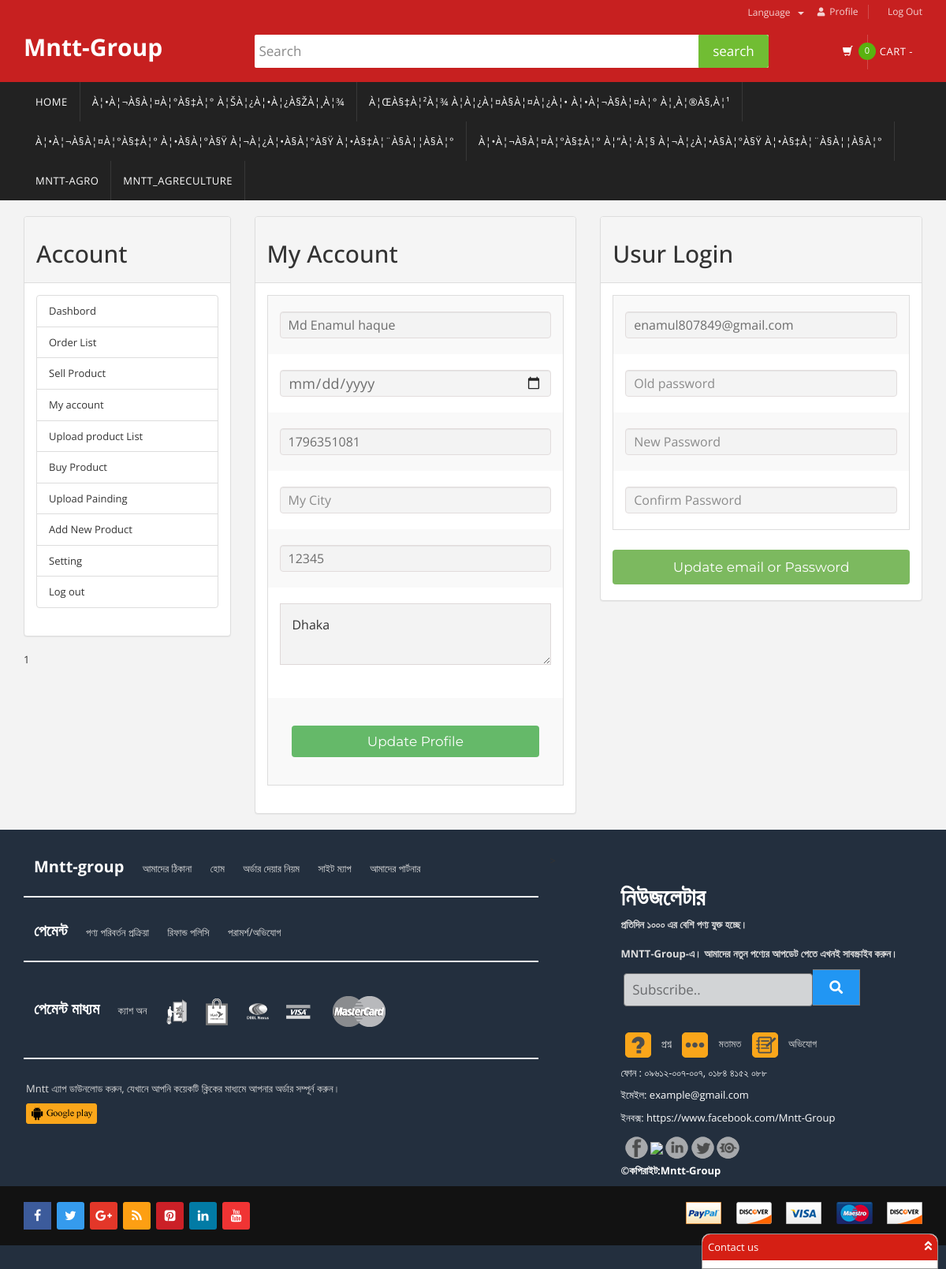
Page /seeting.php (signed in) on the committed database.
### tables this page shows
CREATE TABLE `category` (
  `id` int(11) NOT NULL,
  `categorys` varchar(255) NOT NULL,
  `cat_icon` varchar(255) NOT NULL
);

CREATE TABLE `usur_info` (
  `u_id` int(11) NOT NULL,
  `a_type` varchar(255) NOT NULL,
  `u_name` varchar(255) NOT NULL,
  `d_birth` date NOT NULL,
  `gender` varchar(255) NOT NULL,
  `job_position` varchar(255) NOT NULL,
  `m_number` int(11) NOT NULL,
  `address` text NOT NULL,
  `zip_code` int(11) DEFAULT NULL,
  `city` varchar(255) DEFAULT NULL,
  `email` varchar(255) NOT NULL,
  `password` varchar(255) NOT NULL,
  `block` int(11) NOT NULL DEFAULT '0',
  `com_name` varchar(255) NOT NULL,
  `com_reg_no` varchar(255) NOT NULL,
  `com_fax_no` varchar(255) NOT NULL,
  `join_date` date NOT NULL
);

### lib/Database.php (called while the page is built, shortened)
<?php
Class Database{
	public $link;
	private function connectDB(){
	$this->link = new mysqli('localhost','root','','ntt_group');
 }
	public function select($query){
		$result = $this->link->query($query) or die($this->link->error.__LINE__);
		if($result->num_rows > 0){
			return $result;
		} else {
			return false;
		}
	}
}

### seeting.php (the view, shortened to what this page needs)
<!DOCTYPE html>
<html lang="en">
  <head>
   <?php include 'inc/link.php'?>
  </head>
  <body class="cnt-home">
    <header class="header-style-1">
      <?php include 'inc/search.php'?>
      <?php include 'inc/nav.php'?>
    </header>
    <div class="body-content outer-top-xs" id="top-banner-and-menu">
      <div class="container">
        <div class="row">
        <div class="col-xs-12 col-sm-12 col-md-3 sidebar">
          <?php echo include 'inc/dashbord_sideber.php';?>
        </div>
        <div class="col-xs-12 col-sm-12 col-md-9 homebanner-holder">
<?php
    $u_id=$_SESSION['usur_id'];
    $select_usur_data="SELECT * from usur_info where u_id='$u_id'";
    if($con_select_usur=$db->select($select_usur_data)){
      while($result_usur_info=$con_select_usur->fetch_assoc()){
 ?>
          <div class="row">
            <div class="col-md-6">
              <div class="panel panel-default">
              <div class="panel-heading"><h2>My Account</h2></div>
              <form action="" method="POST">
              <div class="panel-body">
                <table class="table table-striped table-bordered">
                  <tr>
                    <td style="padding: 15px"><input name="u_name" class="form-control" type="text" placeholder="My Name" value="<?php echo $result_usur_info['u_name']?>"></td>
                  </tr>
                  <tr>
                    <td style="padding: 15px"><input name="d_birth" class="form-control" type="date" value="<?php echo $result_usur_info['d_birth']?>"></td>
                  </tr>
                  <tr>
                    <td style="padding: 15px"><input name="m_number" class="form-control" type="text" placeholder="My Mobile Number"value="<?php echo $result_usur_info['m_number']?>"></td>
                  </tr>
                  <tr>
                   <td style="padding: 15px"><input name="city"class="form-control" type="text" placeholder="My City" value="<?php echo $result_usur_info['city']?>"></td>
                  </tr>
                  <tr>
                    <td style="padding: 15px"><input name="zip_code" class="form-control" type="text" placeholder="Zip Code"  value="<?php echo $result_usur_info['zip_code']?>"></td>
                  </tr>
                  <tr>
                    <td style="padding: 15px">
                      <textarea name=""  id="" width="100%";><?php echo $result_usur_info['address']?>
                      </textarea>
                    </td>
                  </tr>
                  <tr>
                    <td>
                      <input class="btn btn-primary" type="submit" value="Update Profile" name="update_profile"></td>
                  </tr>
                </table>
              </div>
              </form>
          </div>
            </div>
            <div class="col-md-6">
              <div class="panel panel-default">
              <div class="panel-heading"><h2>Usur Login</h2></div>
              <div class="panel-body">
                 <table class="table table-striped table-bordered">
                  <tr class="">
                     <td style="padding: 15px"><input class="form-control" type="email" placeholder="email" value="<?php echo $result_usur_info['email']?>"></td>
                  </tr>
                  <tr>
                    <td style="padding: 15px"><input class="form-control" type="password" placeholder="Old password"></td>
                  </tr>
                  <tr>
                    <td style="padding: 15px"><input class="form-control" type="password" placeholder="New Password"></td>
                  </tr>
                  <tr>
                    <td style="padding: 15px"><input class="form-control" type="password" placeholder="Confirm Password"></td>
                  </tr>
                </table>
                <a class="btn btn-primary" href="">Update email or Password</a>
              </div>
          </div>
            </div>
          </div>
          <?php }}?>
          </div>
        </div>
        </div>
      </div>
    <?php include "inc/footer.php";?>

### inc/nav.php (shortened to what this page needs)
<div class="header-nav animate-dropdown">
        <div class="container">
          <div class="yamm navbar navbar-default" role="navigation">
            <div class="nav-bg-class">
              <div class="navbar-collapse collapse" id="mc-horizontal-menu-collapse">
                <div class="nav-outer">
                  <ul class="nav navbar-nav">
                    <li class="dropdown hidden-sm">
                      <a href="index.php">Home</a>
                    </li>
                     <?php
                        $query = "SELECT * FROM category order by id Asc";
                        $insert_category = $db->select($query);
                        if ($insert_category) {
                        while ( $result = $insert_category->fetch_assoc()) {
                          $category=$result['categorys'];
                      ?>
                    <li class="dropdown hidden-sm">
                      <a href="showmore.php?product_cat=<?php echo $category;?>"><?php echo $category?></a>
                    </li>
                  <?php }}?>
                  </ul>
                </div>
              </div>
            </div>
          </div>
        </div>
      </div>

### assets/css/blue.css (style rules this page uses)
a { color: #333; }
.header-style-1 .header-nav { background: #222; }

### css/style.css (style rules this page uses)
input, .btn { width: 100%; padding: 12px; border: none; border-radius: 4px; margin: 5px 0; opacity: 0.85; display: inline-block; font-size: 17px; line-height: 20px; text-decoration: none; }
input[type=submit] { background-color: #4CAF50; color: white; cursor: pointer; }
.row:after { content: ""; display: table; clear: both; }
input[type=text], input[type=password],select, input[type=email], input[type=date],textarea { width: 100%; font-size: 16px; padding: 15px; margin: 5px 0 22px 0; display: inline-block; border: none; background: #f3f3f3; border: 1px solid #ded8d8; }
input[type=date] { padding: 7px; font-size: 18px; }

### seeting.php (style rules this page uses)
.table-striped input, select { padding: 10px; margin:5px 0px; }

### rows in the picture
category: categorys "À¦•À¦¬À§À¦¤À¦°À§‡À¦° À¦ŠÀ¦¿À¦•À¦¿À§ŽÀ¦¸À¦¾"
category: categorys "À¦ŒÀ§‡À¦²À¦¾ À¦­À¦¿À¦¤À§À¦¤À¦¿À¦• À¦•À¦¬À§À¦¤À¦° À¦¸À¦®À§‚À¦¹"
category: categorys "À¦•À¦¬À§À¦¤À¦°À§‡À¦° À¦•À§À¦°À§Ÿ À¦¬À¦¿À¦•À§À¦°À§Ÿ À¦•À§‡À¦¨À§À¦¦À§À¦°"
category: categorys "À¦•À¦¬À§À¦¤À¦°À§‡À¦° À¦”À¦·À¦§ À¦¬À¦¿À¦•À§À¦°À§Ÿ À¦•À§‡À¦¨À§À¦¦À§À¦°"
category: categorys "MNTT-AGRO"
category: categorys "MNTT_AGRECULTURE"
usur_info: u_name "Md Enamul haque", zip_code "12345", address "Dhaka", email "enamul807849@gmail.com"

### other values in the picture
$i "0"
include 'inc/dashbord_sideber.php' "1"
